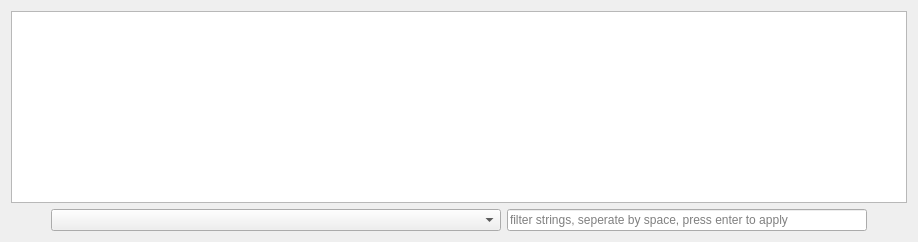
          <widget class="QWidget" name="tab_9">
           <attribute name="title">
            <string>Exp Setup</string>
           </attribute>
           <layout class="QGridLayout" name="gridLayout_7">
            <item row="0" column="0">
             <widget class="QTextBrowser" name="hdf_info">
              <property name="font">
               <font>
                <family>Menlo</family>
               </font>
              </property>
             </widget>
            </item>
            <item row="1" column="0">
             <layout class="QHBoxLayout" name="horizontalLayout_5">
              <item>
               <spacer name="horizontalSpacer_2">
                <property name="orientation">
                 <enum>Qt::Horizontal</enum>
                </property>
                <property name="sizeHint" stdset="0">
                 <size>
                  <width>40</width>
                  <height>20</height>
                 </size>
                </property>
               </spacer>
              </item>
              <item>
               <widget class="QComboBox" name="hdf_list">
                <property name="sizePolicy">
                 <sizepolicy hsizetype="Expanding" vsizetype="Fixed">
                  <horstretch>0</horstretch>
                  <verstretch>0</verstretch>
                 </sizepolicy>
                </property>
                <property name="minimumSize">
                 <size>
                  <width>450</width>
                  <height>0</height>
                 </size>
                </property>
               </widget>
              </item>
              <item>
               <widget class="QLineEdit" name="hdf_key_filter">
                <property name="minimumSize">
                 <size>
                  <width>360</width>
                  <height>0</height>
                 </size>
                </property>
                <property name="placeholderText">
                 <string>filter strings, seperate by space, press enter to apply</string>
                </property>
                <property name="clearButtonEnabled">
                 <bool>true</bool>
                </property>
               </widget>
              </item>
              <item>
               <spacer name="horizontalSpacer">
                <property name="orientation">
                 <enum>Qt::Horizontal</enum>
                </property>
                <property name="sizeHint" stdset="0">
                 <size>
                  <width>40</width>
                  <height>20</height>
                 </size>
                </property>
               </spacer>
              </item>
             </layout>
            </item>
           </layout>
          </widget>
